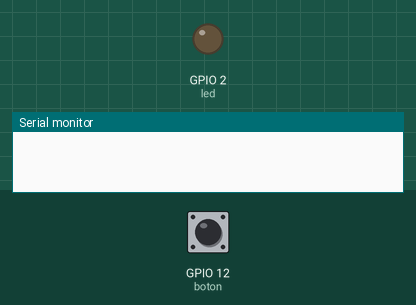
This sketch was run on a simulated ESP32. Shown: output pins drawn as LEDs (lit = HIGH), the last lines printed to the serial monitor. Inputs (shaded band) come from the test bench; at power-on: GPIO 12 (boton) HIGH.

Above: at 1.2 s.
1.3 s: GPIO 12 (boton) pulled LOW for 0.15 s
At 2.2 s:
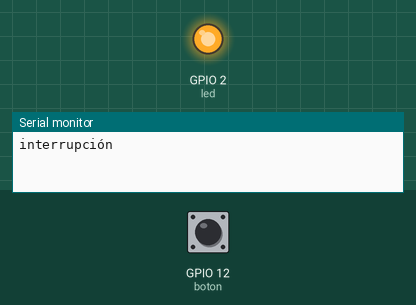
2.9 s: GPIO 12 (boton) pulled LOW for 1 s
At 4.7 s:
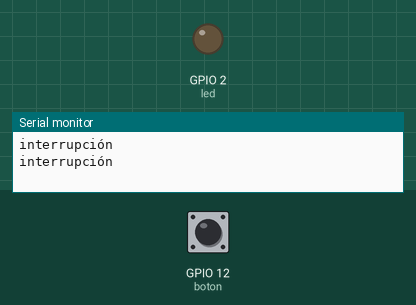
5.4 s: GPIO 12 (boton) pulled LOW for 3.2 s
At 9.4 s:
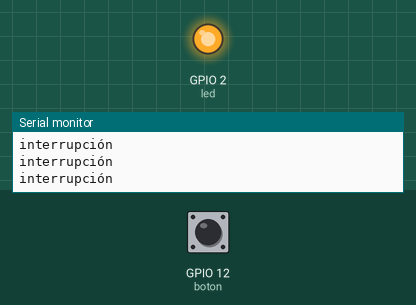
Timing chart, 0 to 10.9 s (numbered marks = the images above; inputs shaded):
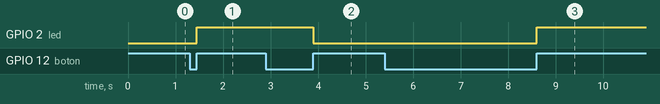

The sketch:

interrupcion1.ino
```cpp
#define boton 12
#define led 2
bool estado = false;

void IRAM_ATTR Encender(){
  estado = !estado;
  digitalWrite(led,estado);
  Serial.println("interrupción");
}

void setup() {
  // put your setup code here, to run once:
  Serial.begin(115200 );
  pinMode(led, OUTPUT);
  pinMode(boton, INPUT_PULLUP);
  attachInterrupt(boton,Encender,RISING);
}

/*void serialEvent(){
  while(Serial.available()){
    dato=Serial.read();
  }
}*/

void loop() {
  // put your main code here, to run repeatedly:

}
```

Measured:
- after the input at 1.3 s, GPIO 2 (led): LOW → HIGH after 0.15 s
- after the input at 2.9 s, GPIO 2 (led): HIGH → LOW after 1.0 s
- after the input at 5.4 s, GPIO 2 (led): LOW → HIGH after 3.2 s
